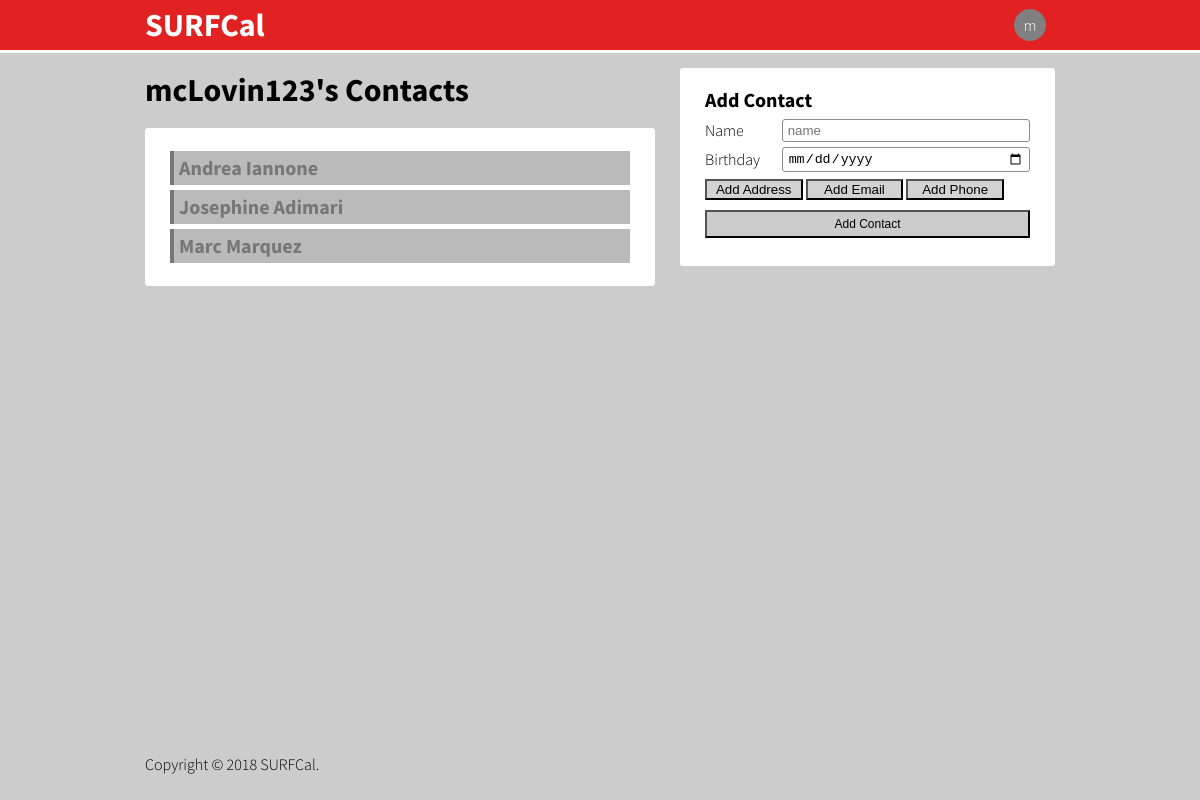
Page /?SURFCal=contact (signed in) on the committed database.
### tables this page shows
CREATE TABLE Contacts (
    contactId   INTEGER AUTO_INCREMENT,
    accId       INTEGER,
    name        VARCHAR(32) NOT NULL,
    birthday    DATE,
    PRIMARY KEY (contactId),
    FOREIGN KEY (accId) REFERENCES Accounts(id) ON DELETE CASCADE ON UPDATE CASCADE
);

### web/config/properties.php (called while the page is built, shortened)
<?php
$profile = 'SURFCal';
?>

### web/config/database.php (called while the page is built, shortened)
<?php
$host = 'localhost';
$user = 'root';
$pass = '';
$schema = 'surfcal';
$conn = new mysqli($host, $user, $pass, $schema);
$conn->set_charset('utf-8');
function getContacts($accId) {
	global $conn;
	$stmt = mysqli_prepare($conn, "SELECT contactId, name FROM Contacts WHERE accId=? ORDER BY name ASC;");
	mysqli_stmt_bind_param($stmt, "i", $accId);
	mysqli_stmt_execute($stmt);
	$result = mysqli_stmt_get_result($stmt);
	if ($result) {
		$contacts = [];
		while ($contact = mysqli_fetch_assoc($result)) {
			array_push($contacts, $contact);
		}
		return $contacts;
	}
	return [];
}
?>

### web/sources/contact/functions.php (the view, shortened to what this page needs)
<?php
function showContactList() {
	global $profile;
	global $id;
	global $user;
	$contacts = getContacts($id);
	echo "<main>";
	echo "<h2>" . $user . "'s Contacts</h2>";
	echo "<section class='items'>";
	foreach($contacts as &$contact) {
		echo "<a href='?$profile=contact&contact=contactDetail&contactId=" . $contact["contactId"] . "'>";
		echo "<article>";
		echo "<h4>" . $contact["name"] . "</h4>";
		echo "</article>";
		echo "</a>";
	}
	echo "</section>";
	echo "</main>";
}
function displayAddContactSection() {
	global $profile;
	echo <<< _END
		<aside class="addItem">
			<h4>Add Contact</h4>
			<form id="addContact" action="?$profile=contact&contact=addContact" method="post">
				<div class="field">
					<label for="name">Name</label>
					<input type="text" name="name" placeholder="name" required="required" maxlength="64">
				</div>
				<div class="field">
					<label for="birthday">Birthday</label>
					<input type="date" name="birthday" placeholder="birthday" maxlength="64">
				</div>
				<button class="addFieldBtn" id="addAddress" type="button" onclick="addFieldSection('address')">Add Address</button>
				<button class="addFieldBtn" id="addEmail" type="button" onclick="addFieldSection('email')">Add Email</button>
				<button class="addFieldBtn" id="addPhone" type="button" onclick="addFieldSection('phone')">Add Phone</button>
				<br>
		      	<input id="addContactBtn" type="submit" name="addContact" value="Add Contact" />
		    </form>
		</aside>
_END;
}
?>

### web/styles/styles.css (style rules this page uses)
html, body { height: 100%; min-height: auto; }
body { background-color: #cccccc; color: black; font-family: "Source Sans Pro", sans-serif; font-size: 12pt; font-weight: 300; line-height: 1.4; margin: 0; padding: 0; }
h1, h2, h3, h4, h5, h6 { font-weight: 700; margin: 0; padding: 0; }
h2 { font-size: 24pt; }
h4 { font-size: 15pt; }
form { margin: 0; }
form .field { align-items: center; display: flex; margin: 5px 0; }
form .field label { min-width: 10ch; }
form .field input, form .field select { border: 1px solid #8b8b8b; border-radius: 3px; box-sizing: border-box; display: inline-block; padding: 3px 5px; flex: 1; }
a:link, a:visited { color: #326ed8; text-decoration: none; }
main header, main section, .addItem { background-color: white; border-radius: 3px; box-sizing: border-box; padding: 18px 25px; }
main > * { margin-bottom: 15px; }
.items article { background-color: rgba(119, 119, 119, 0.5); border-left: 3pt solid rgb(119, 119, 119); color: rgb(119, 119, 119); display: flex; margin: 5px 0; padding: 3px 5px; }
.addFieldBtn { width: 30%; background-color: lightgrey; text-align: center; }
#addContactBtn { display: block; width: 100%; background-color: #cccccc; font-size: 12px; padding: 5px; margin-top: 10px; margin-bottom: 10px; }
@media all and (min-width: 800px) { main { flex: 1; } }
@media all and (min-width: 800px) { main > *:last-child { margin-bottom: 0; } }
@media all and (min-width: 800px) { .addItem { margin-left: 25px; width: 375px; } }

### rows in the picture
contacts: name "Andrea Iannone"
contacts: name "Josephine Adimari"
contacts: name "Marc Marquez"

### other values in the picture
$user[0] "m"
$user "mcLovin123"
$copy "2018"
$siteTitle "SURFCal"
